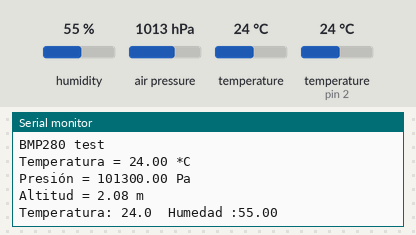
A sketch run on a simulated Arduino Uno, built with avr-gcc and run on an emulated ATmega328P. On the bench: the last lines printed to the serial monitor. Inputs (shaded band) come from the test bench; at power-on: humidity 55 %, air pressure 1013 hPa, temperature 24 °C, temperature (sensor on pin 2) 24 °C.

Above: at 1.2 s.
1.3 s: humidity set to 22 %
6.1 s: air pressure set to 952 hPa
At 8.5 s:
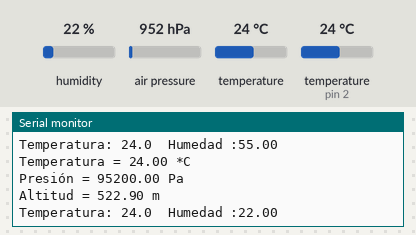
10.9 s: temperature (sensor 0) set to 12 °C
15.7 s: temperature (sensor on pin 2) set to 12 °C
At 17.3 s:
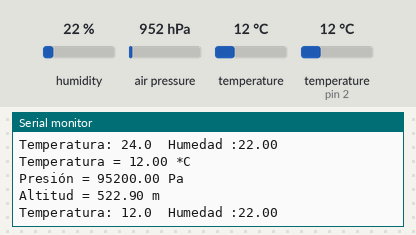
20.5 s: humidity set to 40 %
At 24.9 s:
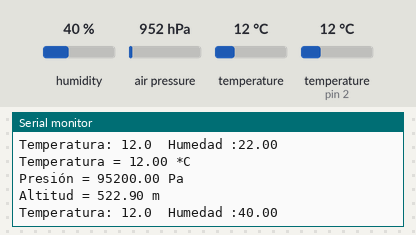
25.3 s: air pressure set to 975 hPa
Timing chart, 0 to 28.3 s (numbered marks = the images above; inputs shaded):
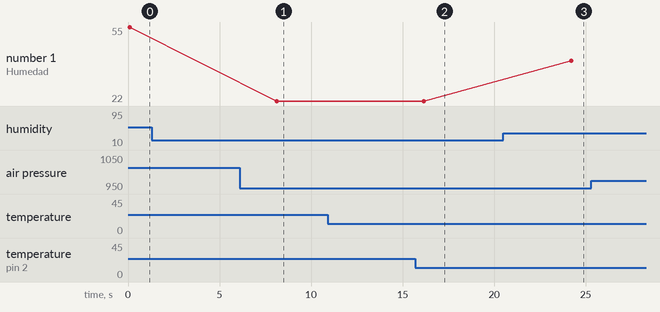

Measured:
- after the input at 6.1 s, the serial monitor: prints a new line after 2.0 s (image 1)
- after the input at 15.7 s, the serial monitor: prints a new line after 0.47 s (image 2)
- after the input at 20.5 s, the serial monitor: prints a new line after 3.7 s (image 3)
- plotted number 1: 22 → 40 after the input at 20.5 s

The sketch:

P2A0_11_Barometro_BMP280_union.ino.ino
```cpp
#include <Adafruit_BusIO_Register.h>
#include <Adafruit_I2CDevice.h>
#include <Adafruit_I2CRegister.h>
#include <Adafruit_SPIDevice.h>

#include <Adafruit_Sensor.h>

#include <Adafruit_BMP280.h>

#include <Wire.h>
#include <SPI.h>
#include <DHT.h>
#include <DHT_U.h>

int SENSOR = 2;
float TEMPERATURA;
float HUMEDAD;

DHT dht(SENSOR, DHT11);
Adafruit_BMP280 bmp;
void setup() {
  Serial.begin(9600);
  dht.begin();
  Serial.println(F("BMP280 test"));
    if (!bmp.begin()) {
    Serial.println(F("Could not find a valid BMP280 sensor, check wiring!"));
    while (1);
  }
}
void loop()
{
    Serial.print(F("Temperatura = "));
    Serial.print(bmp.readTemperature());
    Serial.println(" *C");
    Serial.print(F("Presión = "));
    Serial.print(bmp.readPressure());
    Serial.println(" Pa");
    Serial.print(F("Altitud = "));
    Serial.print(bmp.readAltitude(1013.25));
    Serial.println(" m");
    Serial.println();
    TEMPERATURA = dht.readTemperature();
    HUMEDAD = dht.readHumidity();

    Serial.print("Temperatura: ");
    Serial.print(TEMPERATURA, 1);

    Serial.print("  Humedad :");
    Serial.println(HUMEDAD);
    delay(8000);

}
```
